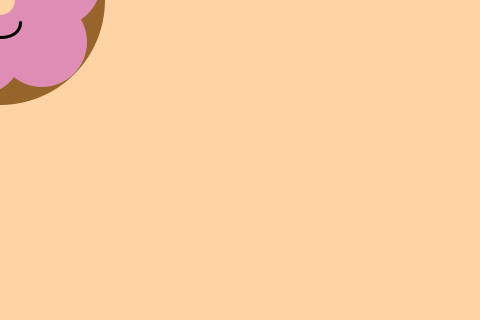
Frame 1 (no input)
Frame 60 (the mouse pressed at the canvas centre just before this capture): identical to frame 1, image omitted
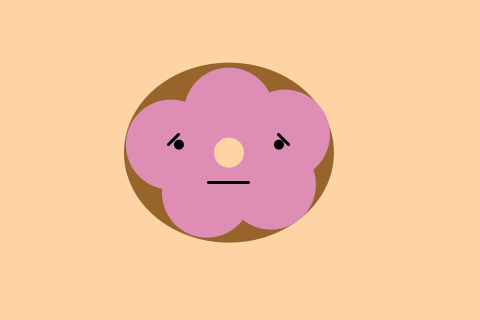
Frame 120 (the mouse held since frame 60 and released just before this capture)

The Processing sketch that drew these frames (run headless with seeded random() and noise(); from frame 60 on, the mouse is pressed at the canvas centre):

// Processing sketch: processing_5203
// ── processing_5203.pde

float x, y;
float targetX, targetY;
float easing = .05;

void setup() {
  background(#FFD4A5);
  size(480, 320);
  smooth();
}

void draw() {
  background(#FFD4A5);
  targetX = mouseX;
  targetY = mouseY;
  x = x + ((targetX - x) * easing); // makes donut follow the cursor on X with fluidity
  y = y + ((targetY - y) * easing); // makes donut follow the cursor on Y with fluidity
  
  
  if (mousePressed == true) { //when mouse is pressed, donut gets squished on Y
    noStroke();
    fill(#97652C); 
    ellipse(x, y, 210, 180);
    
    fill(#DE8DB5);
    ellipse(x, y-40, 90, 90); //top middle
    ellipse(x+56, y-18, 90, 90);  //top right
    ellipse(x-58, y-8, 90, 90); //top left
    ellipse(x-22, y+40, 90, 90); //bottom left
    ellipse(x+42, y+32, 90, 90); //bottom right
    ellipse(x, y, 90, 90); //middle
 
     //hole
    fill(#FFD4A5);
    ellipse(x, y, 30, 30);
  
  //eyes
    fill(0);
    ellipse(x-50, y-8, 10, 10); //left eye
    ellipse(x+50, y-8, 10, 10); //right eye
    stroke(0);
    strokeWeight(3); // sad eyebrows
    line (x-60, y-8, x-50, y-18); //left eyebrow
    line (x+60, y-8, x+50, y-18); //right eyebrow
    
  
    //mouth
    stroke(0);
    strokeWeight(3);
    strokeCap(ROUND);
    noFill();
    line(x-20, y+30, x+20, y+30); //straight line for mouth
  
  } else {  //when mouse is not pressed, regular donut appears
  
  //main donut
      noStroke();
      fill(#97652C); 
      ellipse(x, y, 210, 210);
  
  //frost
      fill(#DE8DB5);
      ellipse(x, y-50, 90, 90); //top middle
      ellipse(x+56, y-18, 90, 90);  //top right
      ellipse(x-58, y-8, 90, 90); //top left
      ellipse(x-22, y+50, 90, 90); //bottom left
      ellipse(x+42, y+42, 90, 90); //bottom right
      ellipse(x, y, 90, 90); //middle
  
  //hole
      fill(#FFD4A5);
      ellipse(x, y, 30, 30);
  
  //eyes
      fill(0);
      ellipse(x-50, y-8, 10, 10);
      ellipse(x+50, y-8, 10, 10);
  
  //mouth
      stroke(0);
      strokeWeight(3);
      noFill();
       beginShape(); 
      vertex(x-20, y+22);
      bezierVertex(x-18, y+42, x+20, y+42, x+20, y+22);
      endShape();
  }
  
}
